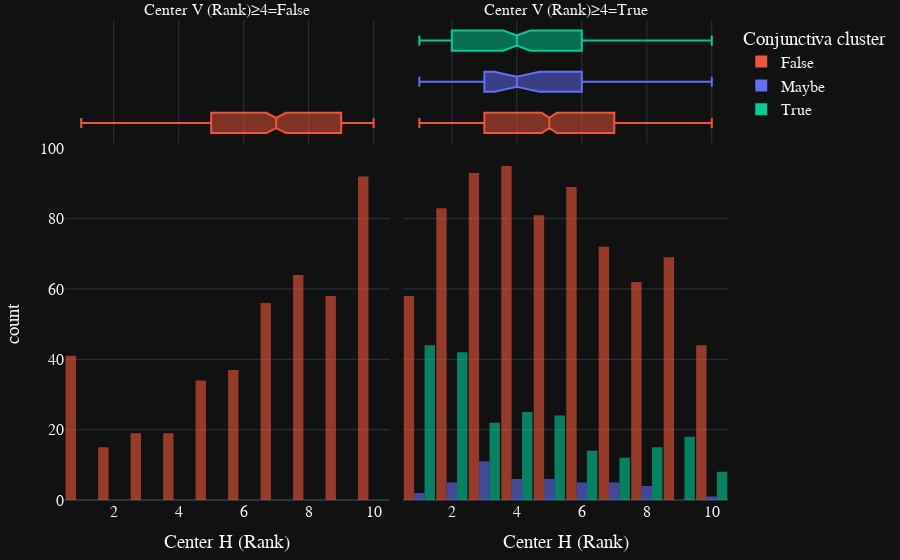

The cell this chart's notebook holds for it:
### Code cell
fig = px.histogram(all_metrics_flat, x="Ranks-Color-Center-H", marginal="box", opacity=0.6,
                   barmode="group",
                   facet_col="Ranks-Color-Center-V>=4",
                   color="Labels-Value", color_discrete_map=color_discrete_map,
                category_orders=category_orders, labels=var_labels, template=plotly_template)
fig.update_layout(bargap=0.04)
fig.update_layout(font=dict(family="Arial",size=16,), margin=dict(l=20, r=20, t=20, b=20))
fig.show()
title = "HSV histogram with box plot- H val split at V rank>=4"
save_plotly_figure(fig, title)

### Figure 1 — Plotly figure (JSON) as saved in the notebook; plotly's stock layout.template omitted (floating-point values rounded to 4 significant figures; data arrays with more than 128 entries replaced by an {"elided": "..."} marker saying what was removed)
{"data": [{"alignmentgroup": "True", "bingroup": "x", "hovertemplate": "Conjunctiva cluster=False<br>Center V (Rank)≥4=False<br>Center H (Rank)=%{x}<br>count=%{y}<extra></extra>", "legendgroup": "False", "marker": {"color": "#EF553B", "opacity": 0.6, "pattern": {"shape": ""}}, "name": "False", "offsetgroup": "False", "orientation": "v", "showlegend": true, "x": {"elided": "435 int values"}, "xaxis": "x", "yaxis": "y", "type": "histogram"}, {"alignmentgroup": "True", "hovertemplate": "Conjunctiva cluster=False<br>Center V (Rank)≥4=False<br>Center H (Rank)=%{x}<extra></extra>", "legendgroup": "False", "marker": {"color": "#EF553B"}, "name": "False", "notched": true, "offsetgroup": "False", "showlegend": false, "x": {"elided": "435 int values"}, "xaxis": "x3", "yaxis": "y3", "type": "box"}, {"alignmentgroup": "True", "bingroup": "x", "hovertemplate": "Conjunctiva cluster=False<br>Center V (Rank)≥4=True<br>Center H (Rank)=%{x}<br>count=%{y}<extra></extra>", "legendgroup": "False", "marker": {"color": "#EF553B", "opacity": 0.6, "pattern": {"shape": ""}}, "name": "False", "offsetgroup": "False", "orientation": "v", "showlegend": false, "x": {"elided": "746 int values"}, "xaxis": "x2", "yaxis": "y2", "type": "histogram"}, {"alignmentgroup": "True", "hovertemplate": "Conjunctiva cluster=False<br>Center V (Rank)≥4=True<br>Center H (Rank)=%{x}<extra></extra>", "legendgroup": "False", "marker": {"color": "#EF553B"}, "name": "False", "notched": true, "offsetgroup": "False", "showlegend": false, "x": {"elided": "746 int values"}, "xaxis": "x4", "yaxis": "y4", "type": "box"}, {"alignmentgroup": "True", "bingroup": "x", "hovertemplate": "Conjunctiva cluster=Maybe<br>Center V (Rank)≥4=True<br>Center H (Rank)=%{x}<br>count=%{y}<extra></extra>", "legendgroup": "Maybe", "marker": {"color": "#636EFA", "opacity": 0.6, "pattern": {"shape": ""}}, "name": "Maybe", "offsetgroup": "Maybe", "orientation": "v", "showlegend": true, "x": [2, 4, 5, 6, 2, 3, 2, 5, 3, 4, 8, 6, 3, 3, 5, 1, 6, 2, 3, 7, 3, 10, 8, 5, 1, 4, 4, 3, 2, 4, 7, 7, 5, 3, 8, 4, 6, 3, 5, 3, 3, 8, 7, 7, 6], "xaxis": "x2", "yaxis": "y2", "type": "histogram"}, {"alignmentgroup": "True", "hovertemplate": "Conjunctiva cluster=Maybe<br>Center V (Rank)≥4=True<br>Center H (Rank)=%{x}<extra></extra>", "legendgroup": "Maybe", "marker": {"color": "#636EFA"}, "name": "Maybe", "notched": true, "offsetgroup": "Maybe", "showlegend": false, "x": [2, 4, 5, 6, 2, 3, 2, 5, 3, 4, 8, 6, 3, 3, 5, 1, 6, 2, 3, 7, 3, 10, 8, 5, 1, 4, 4, 3, 2, 4, 7, 7, 5, 3, 8, 4, 6, 3, 5, 3, 3, 8, 7, 7, 6], "xaxis": "x4", "yaxis": "y4", "type": "box"}, {"alignmentgroup": "True", "bingroup": "x", "hovertemplate": "Conjunctiva cluster=True<br>Center V (Rank)≥4=True<br>Center H (Rank)=%{x}<br>count=%{y}<extra></extra>", "legendgroup": "True", "marker": {"color": "#00CC96", "opacity": 0.6, "pattern": {"shape": ""}}, "name": "True", "offsetgroup": "True", "orientation": "v", "showlegend": true, "x": {"elided": "224 int values"}, "xaxis": "x2", "yaxis": "y2", "type": "histogram"}, {"alignmentgroup": "True", "hovertemplate": "Conjunctiva cluster=True<br>Center V (Rank)≥4=True<br>Center H (Rank)=%{x}<extra></extra>", "legendgroup": "True", "marker": {"color": "#00CC96"}, "name": "True", "notched": true, "offsetgroup": "True", "showlegend": false, "x": {"elided": "224 int values"}, "xaxis": "x4", "yaxis": "y4", "type": "box"}], "layout": {"xaxis": {"anchor": "y", "domain": [0.0, 0.49], "title": {"text": "Center H (Rank)"}}, "yaxis": {"anchor": "x", "domain": [0.0, 0.7326], "title": {"text": "count"}}, "xaxis2": {"anchor": "y2", "domain": [0.51, 1.0], "matches": "x", "title": {"text": "Center H (Rank)"}}, "yaxis2": {"anchor": "x2", "domain": [0.0, 0.7326], "matches": "y", "showticklabels": false}, "xaxis3": {"anchor": "y3", "domain": [0.0, 0.49], "matches": "x", "showticklabels": false, "showgrid": true}, "yaxis3": {"anchor": "x3", "domain": [0.7426, 1.0], "matches": "y3", "showticklabels": false, "showline": false, "ticks": "", "showgrid": false}, "xaxis4": {"anchor": "y4", "domain": [0.51, 1.0], "matches": "x", "showticklabels": false, "showgrid": true}, "yaxis4": {"anchor": "x4", "domain": [0.7426, 1.0], "matches": "y3", "showticklabels": false, "showline": false, "ticks": "", "showgrid": false}, "annotations": [{"font": {}, "showarrow": false, "text": "Center V (Rank)≥4=False", "x": 0.245, "xanchor": "center", "xref": "paper", "y": 1.0, "yanchor": "bottom", "yref": "paper"}, {"font": {}, "showarrow": false, "text": "Center V (Rank)≥4=True", "x": 0.755, "xanchor": "center", "xref": "paper", "y": 1.0, "yanchor": "bottom", "yref": "paper"}], "legend": {"title": {"text": "Conjunctiva cluster"}, "tracegroupgap": 0}, "margin": {"t": 20, "l": 20, "r": 20, "b": 20}, "barmode": "group", "bargap": 0.04, "font": {"family": "Arial", "size": 16}}}
